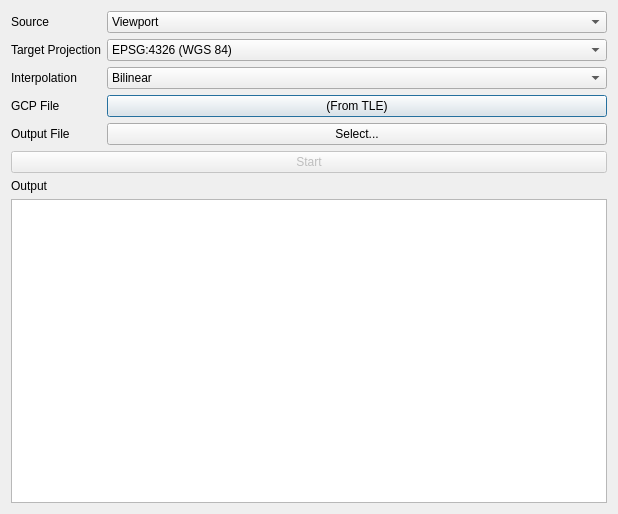
<?xml version="1.0" encoding="UTF-8"?>
<ui version="4.0">
 <class>ProjectDialog</class>
 <widget class="QDialog" name="ProjectDialog">
  <property name="geometry">
   <rect>
    <x>0</x>
    <y>0</y>
    <width>618</width>
    <height>514</height>
   </rect>
  </property>
  <property name="windowTitle">
   <string>Projector</string>
  </property>
  <property name="windowIcon">
   <iconset>
    <normaloff>logo128.png</normaloff>logo128.png</iconset>
  </property>
  <layout class="QVBoxLayout" name="verticalLayout">
   <item>
    <layout class="QFormLayout" name="settings">
     <item row="0" column="0">
      <widget class="QLabel" name="sourceLabel">
       <property name="text">
        <string>Source</string>
       </property>
      </widget>
     </item>
     <item row="0" column="1">
      <widget class="QComboBox" name="source">
       <property name="sizePolicy">
        <sizepolicy hsizetype="Expanding" vsizetype="Fixed">
         <horstretch>0</horstretch>
         <verstretch>0</verstretch>
        </sizepolicy>
       </property>
       <item>
        <property name="text">
         <string>Viewport</string>
        </property>
       </item>
       <item>
        <property name="text">
         <string>Raw Channels</string>
        </property>
       </item>
      </widget>
     </item>
     <item row="1" column="0">
      <widget class="QLabel" name="projectionLabel">
       <property name="text">
        <string>Target Projection</string>
       </property>
      </widget>
     </item>
     <item row="1" column="1">
      <widget class="QComboBox" name="projection">
       <property name="sizePolicy">
        <sizepolicy hsizetype="Expanding" vsizetype="Fixed">
         <horstretch>0</horstretch>
         <verstretch>0</verstretch>
        </sizepolicy>
       </property>
       <item>
        <property name="text">
         <string>EPSG:4326 (WGS 84)</string>
        </property>
       </item>
       <item>
        <property name="text">
         <string>EPSG:3995 (Artic Polar)</string>
        </property>
       </item>
       <item>
        <property name="text">
         <string>EPSG:3857 (Web Mercator)</string>
        </property>
       </item>
      </widget>
     </item>
     <item row="2" column="0">
      <widget class="QLabel" name="interpolationLabel">
       <property name="text">
        <string>Interpolation</string>
       </property>
      </widget>
     </item>
     <item row="2" column="1">
      <widget class="QComboBox" name="interpolation">
       <property name="sizePolicy">
        <sizepolicy hsizetype="Expanding" vsizetype="Fixed">
         <horstretch>0</horstretch>
         <verstretch>0</verstretch>
        </sizepolicy>
       </property>
       <property name="currentIndex">
        <number>1</number>
       </property>
       <item>
        <property name="text">
         <string>Nearest Neighbor</string>
        </property>
       </item>
       <item>
        <property name="text">
         <string>Bilinear</string>
        </property>
       </item>
       <item>
        <property name="text">
         <string>Cubic</string>
        </property>
       </item>
       <item>
        <property name="text">
         <string>Lanczos</string>
        </property>
       </item>
      </widget>
     </item>
     <item row="3" column="0">
      <widget class="QLabel" name="gcpLabel">
       <property name="text">
        <string>GCP File</string>
       </property>
      </widget>
     </item>
     <item row="3" column="1">
      <widget class="QPushButton" name="gcp">
       <property name="sizePolicy">
        <sizepolicy hsizetype="Expanding" vsizetype="Fixed">
         <horstretch>0</horstretch>
         <verstretch>0</verstretch>
        </sizepolicy>
       </property>
       <property name="text">
        <string>(From TLE)</string>
       </property>
      </widget>
     </item>
     <item row="4" column="0">
      <widget class="QLabel" name="outputLabel">
       <property name="text">
        <string>Output File</string>
       </property>
      </widget>
     </item>
     <item row="4" column="1">
      <widget class="QPushButton" name="output">
       <property name="sizePolicy">
        <sizepolicy hsizetype="Expanding" vsizetype="Fixed">
         <horstretch>0</horstretch>
         <verstretch>0</verstretch>
        </sizepolicy>
       </property>
       <property name="text">
        <string>Select...</string>
       </property>
      </widget>
     </item>
    </layout>
   </item>
   <item>
    <widget class="QPushButton" name="startButton">
     <property name="enabled">
      <bool>false</bool>
     </property>
     <property name="text">
      <string>Start</string>
     </property>
    </widget>
   </item>
   <item>
    <layout class="QVBoxLayout" name="logLayout">
     <item>
      <widget class="QLabel" name="logLabel">
       <property name="text">
        <string>Output</string>
       </property>
      </widget>
     </item>
     <item>
      <widget class="QPlainTextEdit" name="logWindow">
       <property name="readOnly">
        <bool>true</bool>
       </property>
      </widget>
     </item>
    </layout>
   </item>
  </layout>
 </widget>
 <resources/>
 <connections/>
</ui>
